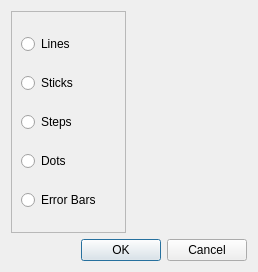
<?xml version="1.0" encoding="UTF-8"?>
<ui version="4.0">
 <class>StyleDlg</class>
 <widget class="QDialog" name="StyleDlg">
  <property name="geometry">
   <rect>
    <x>0</x>
    <y>0</y>
    <width>258</width>
    <height>272</height>
   </rect>
  </property>
  <property name="windowTitle">
   <string>Dialog</string>
  </property>
  <layout class="QGridLayout" name="gridLayout">
   <item row="0" column="0">
    <widget class="QFrame" name="frame">
     <property name="frameShape">
      <enum>QFrame::StyledPanel</enum>
     </property>
     <property name="frameShadow">
      <enum>QFrame::Raised</enum>
     </property>
     <layout class="QVBoxLayout" name="verticalLayout">
      <item>
       <widget class="QRadioButton" name="Lines_rbt">
        <property name="text">
         <string>Lines</string>
        </property>
       </widget>
      </item>
      <item>
       <widget class="QRadioButton" name="Sticks_rbt">
        <property name="text">
         <string>Sticks</string>
        </property>
       </widget>
      </item>
      <item>
       <widget class="QRadioButton" name="Steps_rbt">
        <property name="text">
         <string>Steps</string>
        </property>
       </widget>
      </item>
      <item>
       <widget class="QRadioButton" name="Dots_rbt">
        <property name="text">
         <string>Dots</string>
        </property>
       </widget>
      </item>
      <item>
       <widget class="QRadioButton" name="ErrorBars_rbt">
        <property name="text">
         <string>Error Bars</string>
        </property>
       </widget>
      </item>
     </layout>
    </widget>
   </item>
   <item row="0" column="1">
    <spacer name="verticalSpacer">
     <property name="orientation">
      <enum>Qt::Vertical</enum>
     </property>
     <property name="sizeHint" stdset="0">
      <size>
       <width>20</width>
       <height>213</height>
      </size>
     </property>
    </spacer>
   </item>
   <item row="1" column="0" colspan="2">
    <layout class="QHBoxLayout" name="horizontalLayout">
     <item>
      <spacer name="horizontalSpacer">
       <property name="orientation">
        <enum>Qt::Horizontal</enum>
       </property>
       <property name="sizeHint" stdset="0">
        <size>
         <width>68</width>
         <height>20</height>
        </size>
       </property>
      </spacer>
     </item>
     <item>
      <widget class="QPushButton" name="okButtonStyle">
       <property name="text">
        <string>OK</string>
       </property>
      </widget>
     </item>
     <item>
      <widget class="QPushButton" name="cancelButtonStyle">
       <property name="enabled">
        <bool>true</bool>
       </property>
       <property name="text">
        <string>Cancel</string>
       </property>
      </widget>
     </item>
    </layout>
   </item>
  </layout>
 </widget>
 <resources/>
 <connections/>
</ui>
